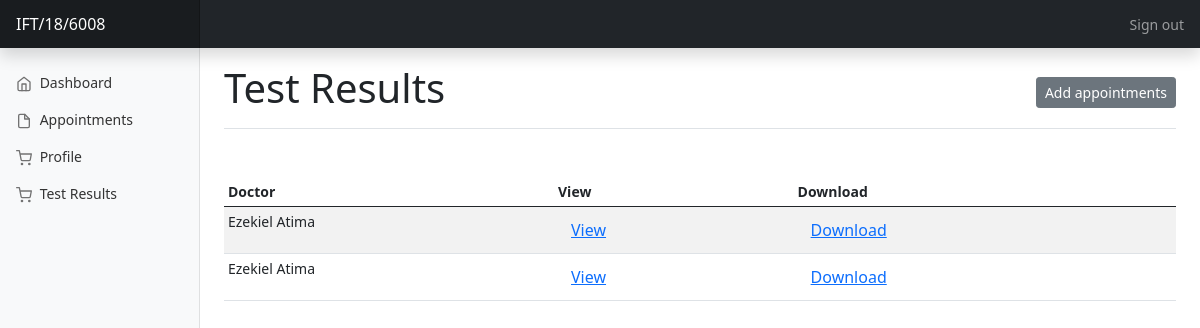
The page /student/test-results/ (signed in) on the database its author committed.
### app/models.py (models this page shows, shortened)
class StudentProfile(models.Model):
    student = models.OneToOneField(User, on_delete=models.CASCADE,)
    matric_number = models.CharField(max_length=255, unique=True)
    surname = models.CharField(max_length=255,)
    first_name = models.CharField(max_length=255,)
    faculty = models.CharField(max_length=255)
    department = models.CharField(max_length=255)
    level = models.CharField(choices=(("100", "100"), ("200", "200"), ("300", "300"), ("400", "400"), ("500", "500")), max_length=255)
    profile_image = models.FileField(upload_to="static/uploads", blank=True, null=True)
    class Meta:
        verbose_name = "Student Profile"
        verbose_name_plural = "Student Profiles"

class TestResult(models.Model):
    doctor = models.ForeignKey(DoctorProfile, on_delete=models.SET_NULL, null=True)
    student = models.ForeignKey(StudentProfile, on_delete=models.SET_NULL, null=True)
    file = models.FileField(upload_to="static/uploads/test_results", blank=True, null=True)

class DoctorProfile(models.Model):
    doctor = models.OneToOneField(User, on_delete=models.CASCADE)
    name = models.CharField(max_length=255,)
    emails = models.EmailField(max_length=255,)
    phone = models.CharField(max_length=11,)
    profile_image = models.FileField(upload_to="static/uploads", blank=True, null=True)
    class Meta:
        verbose_name = 'Doctor Profile'
        verbose_name_plural = 'Doctor Profiles'

### app/views.py (the view)
# urls.py: path('student/test-results/', StudentTestResultsView.as_view()),
class StudentTestResultsView(View):
    def get(self, request):
        user = self.request.user
        if not user.is_authenticated or not user.is_student:
            return redirect('/student/login/')
        profile = StudentProfile.objects.get(student=user)
        test_results = TestResult.objects.filter(student=profile)
        context = dict(profile=profile, test_results=test_results)
        return render(request, 'student/test-results.html', context)

### templates/student/test-results.html (shortened to what this page needs)
{% extends "student/index.html" %}
{% block heading %}
  <h1>Test Results</h1>
{% endblock heading %}
{% block button_group %}
<button type="button" class="btn btn-sm btn-secondary" data-bs-toggle="modal" data-bs-target="#exampleModalFullscreen">
  Add appointments
</button>
{% endblock button_group %}
{% block main %}
<div class="my-5">
  <div class="table-responsive">
    <table class="table table-striped table-sm">
      <thead>
        <tr>
          <th scope="col">Doctor</th>
          <th scope="col">View</th>
          <th scope="col">Download</th>
        </tr>
      </thead>
      <tbody>
        {% for result in test_results %}
        <tr>
          <td>{{result.doctor.name}}</td>
          <td><a target="_blank" href="{{result.file.url}}" class="btn btn-link">View</a></td>
          <td><a target="" href="{{result.file.url}}" class="btn btn-link" download>Download</a></td>
        </tr>
        {% endfor %}
      </tbody>
    </table>
  </div>
</div>
{% endblock main %}

### templates/student/index.html (shortened to what this page needs)
<!doctype html>
<html lang="en">
  <head>
    <link href="/static/bootstrap/bootstrap.min.css" rel="stylesheet">
    <link href="/static/dashboard/dashboard.css" rel="stylesheet">
  </head>
  <body>
<header class="navbar navbar-dark sticky-top bg-dark flex-md-nowrap p-0 shadow">
  <a class="navbar-brand col-md-3 col-lg-2 me-0 px-3" href="#">{{profile.matric_number}}</a>
  <div class="navbar-nav">
    <div class="nav-item text-nowrap">
      <a class="nav-link px-3" href="/auth/signout/">Sign out</a>
    </div>
  </div>
</header>
<div class="container-fluid">
  <div class="row">
    <nav id="sidebarMenu" class="col-md-3 col-lg-2 d-md-block bg-light sidebar collapse">
      <div class="position-sticky pt-3">
        <ul class="nav flex-column">
          <li class="nav-item">
            <a class="nav-link" aria-current="page" href="/student/dashboard/">
              <span data-feather="home"></span>
              Dashboard
            </a>
          </li>
          <li class="nav-item">
            <a class="nav-link" href="/student/appointments/">
              <span data-feather="file"></span>
              Appointments
            </a>
          </li>
          <li class="nav-item">
            <a class="nav-link" href="/student/profile/">
              <span data-feather="shopping-cart"></span>
              Profile
            </a>
          </li>
          <li class="nav-item">
            <a class="nav-link" href="/student/test-results/">
              <span data-feather="shopping-cart"></span>
              Test Results
            </a>
          </li>
        </ul>
      </div>
    </nav>
    <main class="col-md-9 ms-sm-auto col-lg-10 px-md-4">
      <div class="d-flex justify-content-between flex-wrap flex-md-nowrap align-items-center pt-3 pb-2 mb-3 border-bottom">
        {% block heading %}
        {% endblock heading %}
        <div class="btn-toolbar mb-2 mb-md-0">
          {% block button_group %}
          {% endblock button_group %}
        </div>
      </div>
      {% block main %}
      {% endblock main %}
    </main>
  </div>
</div>
  </body>
</html>

### static/dashboard/dashboard.css (style rules this page uses)
body { font-size: .875rem; }
.feather { width: 16px; height: 16px; vertical-align: text-bottom; }
.sidebar { position: fixed; top: 0; bottom: 0; left: 0; z-index: 100; padding: 48px 0 0; box-shadow: inset -1px 0 0 rgba(0, 0, 0, .1); }
.sidebar .nav-link { font-weight: 500; color: #333; }
.sidebar .nav-link .feather { margin-right: 4px; color: #727272; }
.navbar-brand { padding-top: .75rem; padding-bottom: .75rem; font-size: 1rem; background-color: rgba(0, 0, 0, .25); box-shadow: inset -1px 0 0 rgba(0, 0, 0, .25); }

### rows shown on the page
StudentProfile: matric_number "IFT/18/6008"
TestResult: doctor.name "Ezekiel Atima"
TestResult: doctor.name "Ezekiel Atima"
